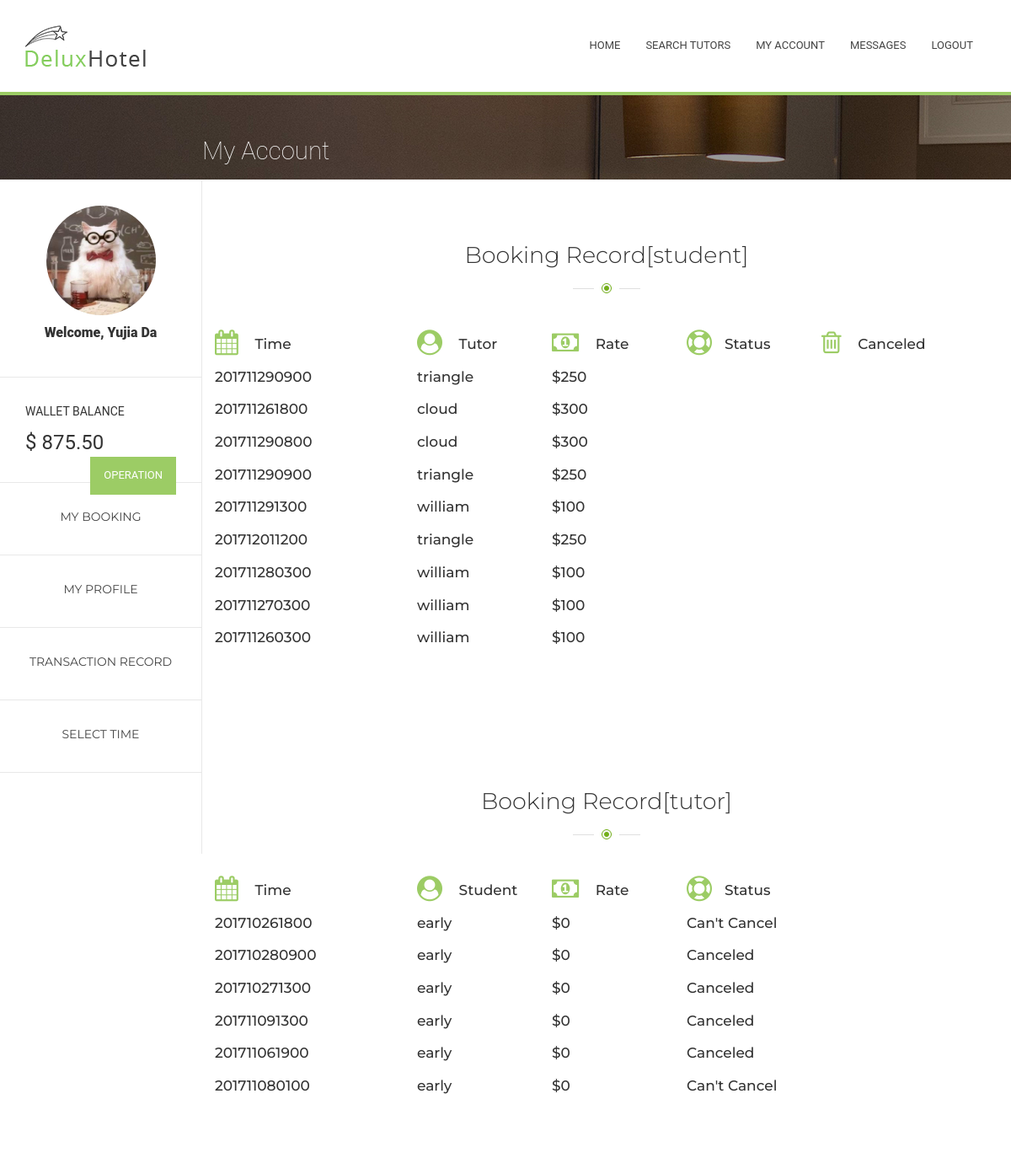
/Tutorial/4/myAccount/mybooking/ (signed in), run on an earlier commit of the app's database.
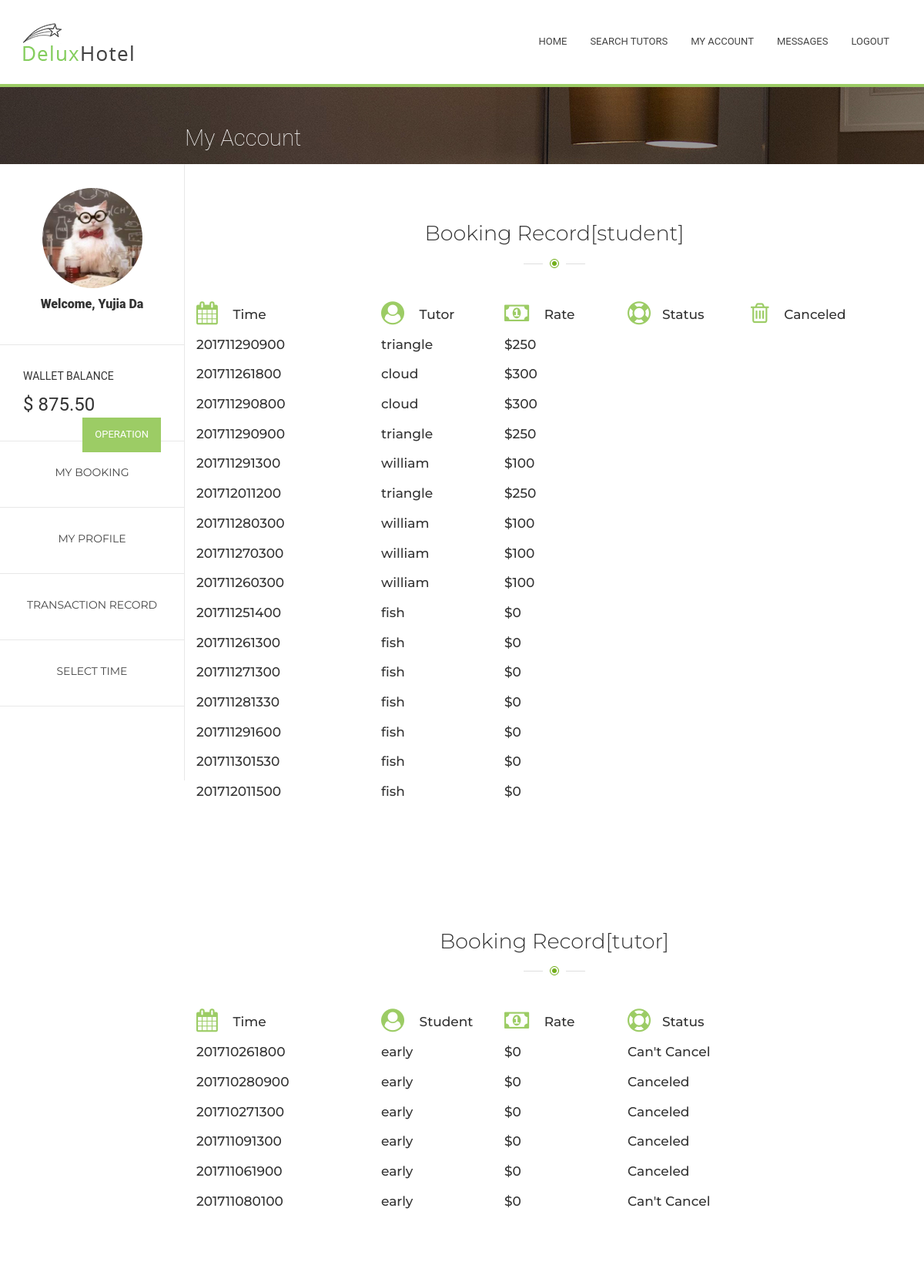
And on a later commit of the database.
### Tutorial/models.py (models this page shows, shortened)
class MyUser(models.Model):
    user = models.ForeignKey(User, on_delete = models.CASCADE )
    wallet = models.ForeignKey(Wallet, on_delete = models.CASCADE)
    profile_content = models.CharField(max_length=2000, default="")
    phone = models.IntegerField(null = True)
    image = models.ImageField(upload_to='profile_image', default='profile_image/default.jpg')

class Wallet(models.Model):
    balance = models.DecimalField(max_digits=10, decimal_places=2, default=0.0)

class TutorialSession(models.Model):
    starttime = models.CharField(max_length=12)  # yyyymmddhhmm
    status = models.IntegerField()
    tutor = models.ForeignKey(Tutor, on_delete=models.CASCADE)
    student =  models.ForeignKey(Student, on_delete=models.CASCADE)
    price = models.IntegerField(default=0) #TODO: notice that this price does not include commission fee
    score = models.DecimalField(max_digits=2, decimal_places=1, default=-1)  # TODO: if unevaluated, will use score = -1
    comment = models.CharField(max_length=200, default="") #TODO: score should be integer, need to detect tonight
    showname = models.IntegerField(default=1) #by default, should be not anonymous

class Tutor(models.Model):
    myuser = models.ForeignKey(MyUser, on_delete=models.CASCADE,null=True)
    timeslot = models.CharField(max_length=672, default="111111111111111111111111111111111111111111111111111111111111111111111111111111111111111111111111111111111111111111111111111111111111111111111111111111111111111111111111111111111111111111111111111111111111111111111111111111111111111111111111111111111111111111111111111111111111111111111111111111111111111111111111111111111111111111111111") #for private tutor todo: should update every half an hour
    hourly_rate = models.IntegerField(default=0) #todo: eight digit for student so can tell if he have
    university = models.ForeignKey(University, on_delete=models.CASCADE, null=True)
    showProfile = models.BooleanField(default=False)
    average = models.DecimalField(max_digits=2, decimal_places=1, default=0)
    reviewed_times = models.IntegerField(default=0) #this means no one has done evaluation for him yet
    def __str__(self):
        if self.myuser is None:
            return "null"
        else:
            return self.myuser.user.username

class Student(models.Model):
    myuser = models.ForeignKey(MyUser, on_delete=models.CASCADE,null=True)
    def __str__(self):
        if self.myuser is None:
            return "null"
        else:
            return self.myuser.user.username

### Tutorial/views.py (the view)
# urls.py: url(r'^(?P<myuser_id>[0-9]+)/myAccount/mybooking/$', views.mybooking, name='mybooking'),
def mybooking(request, myuser_id):
    if not request.user.is_authenticated() or request.user.is_anonymous(): #visitor or client
        return HttpResponseRedirect('/Tutorial/login/')
    if not MyUser.objects.filter(user=request.user):
        return HttpResponseRedirect('/Tutorial/admin/')
    myuser = MyUser.objects.get(user=request.user) #myuser = get_object_or_404(MyUser, pk=myuser_id)
    isstudent = "0"
    istutor = "0"
    if Student.objects.filter(myuser=myuser):
        mystudent = Student.objects.get(myuser = myuser)
        booking = TutorialSession.objects.filter(student=mystudent)
        isstudent = "1"
    else:
        booking= ""
    if Tutor.objects.filter(myuser=myuser):
        mytutor = Tutor.objects.get(myuser=myuser)
        booked = TutorialSession.objects.filter(tutor=mytutor)
        istutor = "1"
        return render(request, 'myaccount/mybooking.html',{'user': myuser, 'session_list': booking, "booked_list": booked, 'isstudent': isstudent,'istutor': istutor, 'tutor': mytutor})
    else:
        booked=""
    return render(request, 'myaccount/mybooking.html', {'user': myuser , 'session_list': booking, "booked_list": booked, 'isstudent': isstudent, 'istutor': istutor })

### Tutorial/templates/myaccount/mybooking.html (shortened to what this page needs)
{% extends "myaccount/myaccount.html" %}
{% block right %}
<div id="content">
    {% if isstudent != "" %}
    <section class="section">
      <div class="container">
        <div class="title-main"><h2 class="h2">Booking Record[student]</h2></div>
         <div class="row">
          <div class="col-lg-3 col-md-4 col-sm-6">
            <h3 class="service_title"><i class="fa fa-calendar"></i> Time</h3>
          </div>
          <div class="col-lg-2 col-md-4 col-sm-6">
            <h3 class="service_title"><i class="fa fa-user-circle"></i> Tutor</h3>
          </div>
          <div class="col-lg-2 col-md-4 col-sm-6">
            <h3 class="service_title"><i class="fa fa-money"></i> Rate</h3>
          </div>
          <div class="col-lg-2 col-md-4 col-sm-6">
            <h3 class="service_title"><i class="fa fa-life-ring"></i>Status </h3>
          </div>
          <div class="col-lg-2 col-md-4 col-sm-6">
            <h3 class="service_title"><i class="fa fa-trash-o"></i> Canceled</h3>
          </div>
        </div>
          {% if session_list != "" %}
          {% for session in  session_list %}
               <div class="row">
          <div class="col-lg-3 col-md-4 col-sm-6">
            <h3 class="service_title">{{ session.starttime }}</h3>
          </div>
          <div class="col-lg-2 col-md-4 col-sm-6">
            <h3 class="service_title"> {{ session.tutor }}</h3>
          </div>
          <div class="col-lg-2 col-md-4 col-sm-6">
            <h3 class="service_title"> ${{ session.price }}</h3>
          </div>
        </div>
          {% endfor %}
          {% endif %}
      </div>
    </section>
    {% endif %}
    {% if istutor == "1" %}
    <section class="section">
      <div class="container">
        <div class="title-main"><h2 class="h2">Booking Record[tutor]</h2></div>
        <div class="row">
          <div class="col-lg-3 col-md-4 col-sm-6">
            <h3 class="service_title"><i class="fa fa-calendar"></i> Time</h3>
          </div>
          <div class="col-lg-2 col-md-4 col-sm-6">
            <h3 class="service_title"><i class="fa fa-user-circle"></i> Student</h3>
          </div>
          <div class="col-lg-2 col-md-4 col-sm-6">
            <h3 class="service_title"><i class="fa fa-money"></i> Rate</h3>
          </div>
          <div class="col-lg-2 col-md-4 col-sm-6">
            <h3 class="service_title"><i class="fa fa-life-ring"></i>Status </h3>
          </div>
        </div>
          {% if booked_list != "" %}
          {% for session in  booked_list %}
               <div class="row">
          <div class="col-lg-3 col-md-4 col-sm-6">
            <h3 class="service_title">{{ session.starttime }}</h3>
          </div>
          <div class="col-lg-2 col-md-4 col-sm-6">
            <h3 class="service_title"> {{ session.student }}</h3>
          </div>
          <div class="col-lg-2 col-md-4 col-sm-6">
            <h3 class="service_title"> ${{ session.price }}</h3>
          </div>
        </div>
          {% endfor %}
          {% endif %}
      </div>
    </section>
    {% endif %}
{% endblock %}

### Tutorial/templates/myaccount/myaccount.html (shortened to what this page needs)
{% extends "Menu.html" %}
{% block content %}
<section class="breadcrumbs" style="background-image: url(/static/bootstrap/images/breadcrumbs/best-room.jpg)">
    <div class="right">
    <div class="row">
          <div class="col-md-6">
            <h1 class="h1">My Account</h1>
          </div>
        </div>
    </div>
        </section>
    <div class="left">
             <div class="avater" style="text-align : center;">
                    <img src="/static/bootstrap/images/best-rooms/1.jpg" style="width : 130px; height: 130px; border-radius: 130px; ">
                    <div class="small">Welcome, {{user.user.first_name}} {{user.user.last_name}}</div>
                 </div>
              <div class="avater" >
                  <div style="margin-bottom : 10px;">WALLET BALANCE</div>
                  <div style="font-size: 18pt; font-weight: 400; margin-top: 5px; margin-bottom: 0;">$ {{user.wallet.balance}}
                   <a href="{% url 'Tutorial:mywallet' user.id %}" class="moneyButton" ><div class ="btn btn-default">OPERATION</div></a>
                </div>
              </div>
              <a href="{% url 'Tutorial:mybooking' user.id %}"><div class="navbox">
                <div class="best-tutor_t">MY BOOKING</div>
                </div></a>
            <a href="{% url 'Tutorial:myprofile' user.id %}">
              <div class="navbox" >
                <div class="best-tutor_t">MY PROFILE</div>
                </div>
                </a>
            <a href="{% url 'Tutorial:mytransaction' user.id %}">
                <div class="navbox" >
                    <div class="best-tutor_t">TRANSACTION RECORD</div>
                </div>
            </a>
            {% if tutor %}
            <a href="{% url 'Tutorial:tutorTimeslot' user.id tutor.id %}" id="fortutoronly" >
                <div class="navbox" >
                    <div class="best-tutor_t">SELECT TIME</div>
                </div>
            </a>
            {% endif %}
     </div>
        <div class="right">
{% block right %}{% endblock%}
        </div>
{% endblock %}

### Tutorial/templates/Menu.html (shortened to what this page needs)
<!DOCTYPE html>
<html style="height : 100%;">
	<head>
         <link rel="stylesheet" href="/static/bootstrap/css/style.css">
        <link rel="stylesheet" href="/static/bootstrap/css/style1.css">
         <link rel="stylesheet" href="/static/bootstrap/css/responsive.css">
	</head>
	<body style="height : 100%;">
		<header class="header">
      <div class="header-bottom">
        <nav class="navbar navbar-universal navbar-custom">
          <div class="container">
            <div class="row">
              <div class="col-lg-3">
                <div class="logo"><a href="index.html" class="navbar-brand page-scroll"><img src="/static/bootstrap/images/logo/logo.png" alt="logo"></a></div>
              </div>
              <div class="col-lg-9">
                <div class="collapse navbar-collapse navbar-main-collapse">
                  <ul class="nav navbar-nav navbar-right">
                      {% if request.user.is_authenticated %}
                    <li><a href="#">Home</a></li>
                    <li><a href="{% url 'Tutorial:index' user.id %}">Search Tutors</a></li>
                    <li><a href="{% url 'Tutorial:mybooking' user.id %}">My Account</a></li>
                    <li><a href="{% url 'Tutorial:message' user.id %}">Messages</a></li>
                    <li><a href="{% url 'Tutorial:logout' %}">Logout</a></li>
                      {% else %}<li><a href="#">Home</a></li>
                    <li><a href="{% url 'Tutorial:login' %}">Search Tutors</a></li>
                    <li><a href="{% url 'Tutorial:login' %}">My Account</a></li>
                    <li><a href="{% url 'Tutorial:login' %}">Messages</a></li>
                    <li><a href="{% url 'Tutorial:login' %}">Login</a></li>
                      {% endif %}
                  </ul>
                </div>
              </div>
            </div>
          </div>
        </nav>
      </div>
</header>
        <div style="height : 100%">
        {% block content %}{% endblock %}
        </div>
	</body>
</html>

What changed in the data, as far as the page shows it:
added TutorialSession: starttime "201711251400", tutor "fish", price "0", shown under "Canceled"
added TutorialSession: starttime "201711261300", tutor "fish", price "0", shown under "Canceled"
added TutorialSession: starttime "201711271300", tutor "fish", price "0", shown under "Canceled"
added TutorialSession: starttime "201711281330", tutor "fish", price "0", shown under "Canceled"
added TutorialSession: starttime "201711291600", tutor "fish", price "0", shown under "Canceled"
added TutorialSession: starttime "201711301530", tutor "fish", price "0", shown under "Canceled"
added TutorialSession: starttime "201712011500", tutor "fish", price "0", shown under "Canceled"
